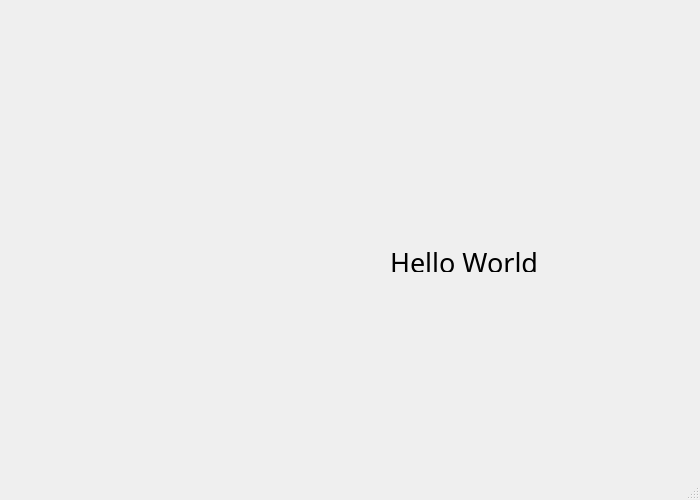
<?xml version="1.0" encoding="UTF-8"?>
<ui version="4.0">
 <class>MainWindow</class>
 <widget class="QMainWindow" name="MainWindow">
  <property name="geometry">
   <rect>
    <x>0</x>
    <y>0</y>
    <width>700</width>
    <height>500</height>
   </rect>
  </property>
  <property name="cursor">
   <cursorShape>ArrowCursor</cursorShape>
  </property>
  <property name="mouseTracking">
   <bool>false</bool>
  </property>
  <property name="windowTitle">
   <string>QtPractice</string>
  </property>
  <widget class="QWidget" name="centralwidget">
   <widget class="QLabel" name="label">
    <property name="geometry">
     <rect>
      <x>390</x>
      <y>252</y>
      <width>311</width>
      <height>20</height>
     </rect>
    </property>
    <property name="font">
     <font>
      <family>D2Coding</family>
      <pointsize>20</pointsize>
     </font>
    </property>
    <property name="text">
     <string>Hello World</string>
    </property>
   </widget>
  </widget>
  <widget class="QMenuBar" name="menubar">
   <property name="geometry">
    <rect>
     <x>0</x>
     <y>0</y>
     <width>700</width>
     <height>21</height>
    </rect>
   </property>
  </widget>
  <widget class="QStatusBar" name="statusbar"/>
 </widget>
 <resources/>
 <connections/>
</ui>
